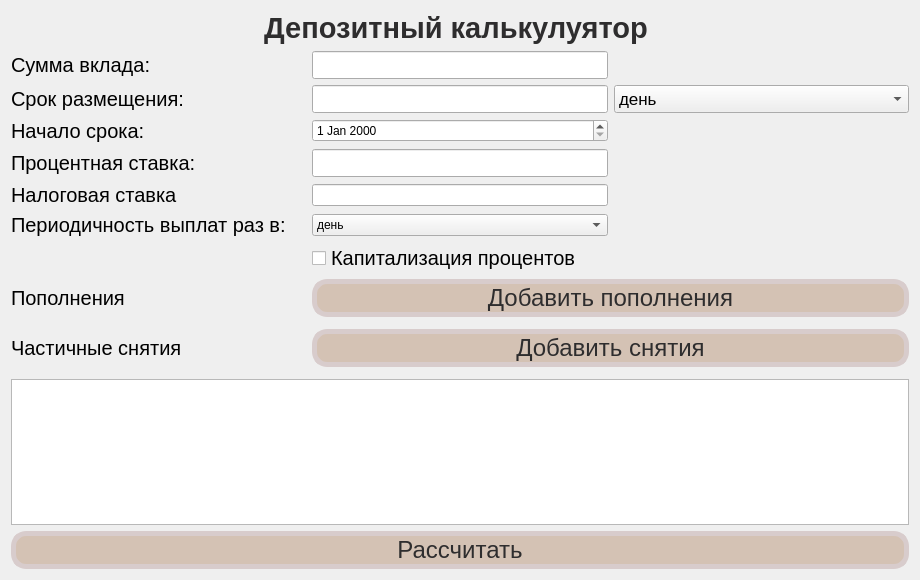
<?xml version="1.0" encoding="UTF-8"?>
<ui version="4.0">
 <class>DepositCalc</class>
 <widget class="QDialog" name="DepositCalc">
  <property name="geometry">
   <rect>
    <x>0</x>
    <y>0</y>
    <width>920</width>
    <height>580</height>
   </rect>
  </property>
  <property name="sizePolicy">
   <sizepolicy hsizetype="Minimum" vsizetype="Preferred">
    <horstretch>0</horstretch>
    <verstretch>0</verstretch>
   </sizepolicy>
  </property>
  <property name="windowTitle">
   <string>Dialog</string>
  </property>
  <layout class="QGridLayout" name="gridLayout">
   <item row="13" column="0" colspan="3">
    <widget class="QPushButton" name="calculate">
     <property name="font">
      <font>
       <pointsize>-1</pointsize>
      </font>
     </property>
     <property name="styleSheet">
      <string notr="true">QPushButton {
  font-size: 24px;
  text-align: center;
  color: #2e2d2e;
  background-color: #d4c2b4;
  border-radius: 15px;
  border: 5px solid #d8cccc;
}

QPushButton:pressed {
  background-color: #c4b6ab;
}</string>
     </property>
     <property name="text">
      <string>Рассчитать</string>
     </property>
    </widget>
   </item>
   <item row="8" column="1" colspan="2">
    <widget class="QPushButton" name="addRefill">
     <property name="font">
      <font>
       <pointsize>-1</pointsize>
      </font>
     </property>
     <property name="styleSheet">
      <string notr="true">QPushButton {
  font-size: 24px;
  text-align: center;
  color: #2e2d2e;
  background-color: #d4c2b4;
  border-radius: 15px;
  border: 5px solid #d8cccc;
}

QPushButton:pressed {
  background-color: #c4b6ab;
}</string>
     </property>
     <property name="text">
      <string>Добавить пополнения</string>
     </property>
    </widget>
   </item>
   <item row="2" column="2">
    <widget class="QComboBox" name="timeType">
     <property name="font">
      <font>
       <pointsize>13</pointsize>
      </font>
     </property>
     <item>
      <property name="text">
       <string>день</string>
      </property>
     </item>
     <item>
      <property name="text">
       <string>месяц</string>
      </property>
     </item>
     <item>
      <property name="text">
       <string>год</string>
      </property>
     </item>
    </widget>
   </item>
   <item row="3" column="0">
    <widget class="QLabel" name="startDateLabel">
     <property name="sizePolicy">
      <sizepolicy hsizetype="Minimum" vsizetype="Preferred">
       <horstretch>0</horstretch>
       <verstretch>0</verstretch>
      </sizepolicy>
     </property>
     <property name="font">
      <font>
       <pointsize>-1</pointsize>
      </font>
     </property>
     <property name="styleSheet">
      <string notr="true">QLabel{
font-size: 20px;
}</string>
     </property>
     <property name="text">
      <string>Начало срока:</string>
     </property>
    </widget>
   </item>
   <item row="5" column="0">
    <widget class="QLabel" name="taxRateLabel">
     <property name="sizePolicy">
      <sizepolicy hsizetype="Minimum" vsizetype="Preferred">
       <horstretch>0</horstretch>
       <verstretch>0</verstretch>
      </sizepolicy>
     </property>
     <property name="font">
      <font>
       <pointsize>-1</pointsize>
      </font>
     </property>
     <property name="styleSheet">
      <string notr="true">QLabel{
font-size: 20px;
}</string>
     </property>
     <property name="text">
      <string>Налоговая ставка</string>
     </property>
    </widget>
   </item>
   <item row="4" column="1">
    <widget class="QLineEdit" name="interestRate">
     <property name="sizePolicy">
      <sizepolicy hsizetype="Minimum" vsizetype="Fixed">
       <horstretch>0</horstretch>
       <verstretch>0</verstretch>
      </sizepolicy>
     </property>
     <property name="font">
      <font>
       <pointsize>13</pointsize>
      </font>
     </property>
    </widget>
   </item>
   <item row="3" column="1">
    <widget class="QDateEdit" name="startDate">
     <property name="sizePolicy">
      <sizepolicy hsizetype="Minimum" vsizetype="Fixed">
       <horstretch>0</horstretch>
       <verstretch>0</verstretch>
      </sizepolicy>
     </property>
    </widget>
   </item>
   <item row="8" column="0">
    <widget class="QLabel" name="refillLabel">
     <property name="font">
      <font>
       <pointsize>-1</pointsize>
      </font>
     </property>
     <property name="styleSheet">
      <string notr="true">QLabel{
font-size: 20px;
}</string>
     </property>
     <property name="text">
      <string>Пополнения</string>
     </property>
    </widget>
   </item>
   <item row="5" column="1">
    <widget class="QLineEdit" name="taxRate">
     <property name="sizePolicy">
      <sizepolicy hsizetype="Minimum" vsizetype="Fixed">
       <horstretch>0</horstretch>
       <verstretch>0</verstretch>
      </sizepolicy>
     </property>
    </widget>
   </item>
   <item row="10" column="1" colspan="2">
    <widget class="QPushButton" name="addPayoff">
     <property name="font">
      <font>
       <pointsize>-1</pointsize>
      </font>
     </property>
     <property name="styleSheet">
      <string notr="true">QPushButton {
  font-size: 24px;
  text-align: center;
  color: #2e2d2e;
  background-color: #d4c2b4;
  border-radius: 15px;
  border: 5px solid #d8cccc;
}

QPushButton:pressed {
  background-color: #c4b6ab;
}</string>
     </property>
     <property name="text">
      <string>Добавить снятия</string>
     </property>
    </widget>
   </item>
   <item row="2" column="1">
    <widget class="QLineEdit" name="time">
     <property name="sizePolicy">
      <sizepolicy hsizetype="Minimum" vsizetype="Fixed">
       <horstretch>0</horstretch>
       <verstretch>0</verstretch>
      </sizepolicy>
     </property>
     <property name="font">
      <font>
       <pointsize>13</pointsize>
      </font>
     </property>
    </widget>
   </item>
   <item row="2" column="0">
    <widget class="QLabel" name="timeLabel">
     <property name="sizePolicy">
      <sizepolicy hsizetype="Minimum" vsizetype="Preferred">
       <horstretch>0</horstretch>
       <verstretch>0</verstretch>
      </sizepolicy>
     </property>
     <property name="font">
      <font>
       <pointsize>-1</pointsize>
      </font>
     </property>
     <property name="styleSheet">
      <string notr="true">QLabel{
font-size: 20px;
}</string>
     </property>
     <property name="text">
      <string>Срок размещения:</string>
     </property>
    </widget>
   </item>
   <item row="6" column="0">
    <widget class="QLabel" name="payTimeLabel">
     <property name="sizePolicy">
      <sizepolicy hsizetype="Minimum" vsizetype="Preferred">
       <horstretch>0</horstretch>
       <verstretch>0</verstretch>
      </sizepolicy>
     </property>
     <property name="font">
      <font>
       <pointsize>-1</pointsize>
      </font>
     </property>
     <property name="styleSheet">
      <string notr="true">QLabel{
font-size: 20px;
}</string>
     </property>
     <property name="text">
      <string>Периодичность выплат раз в:</string>
     </property>
    </widget>
   </item>
   <item row="0" column="0" colspan="3">
    <widget class="QLabel" name="header">
     <property name="font">
      <font>
       <pointsize>22</pointsize>
       <weight>75</weight>
       <bold>true</bold>
      </font>
     </property>
     <property name="styleSheet">
      <string notr="true">QLabel {
color: #2e2d2e;
}</string>
     </property>
     <property name="text">
      <string>Депозитный калькулуятор </string>
     </property>
     <property name="alignment">
      <set>Qt::AlignCenter</set>
     </property>
    </widget>
   </item>
   <item row="1" column="0">
    <widget class="QLabel" name="sumLabel">
     <property name="sizePolicy">
      <sizepolicy hsizetype="Minimum" vsizetype="Preferred">
       <horstretch>0</horstretch>
       <verstretch>0</verstretch>
      </sizepolicy>
     </property>
     <property name="font">
      <font>
       <pointsize>-1</pointsize>
      </font>
     </property>
     <property name="styleSheet">
      <string notr="true">QLabel{
font-size: 20px;
}</string>
     </property>
     <property name="text">
      <string>Сумма вклада:</string>
     </property>
    </widget>
   </item>
   <item row="10" column="0">
    <widget class="QLabel" name="partialPayoffLabel">
     <property name="font">
      <font>
       <pointsize>-1</pointsize>
      </font>
     </property>
     <property name="styleSheet">
      <string notr="true">QLabel{
font-size: 20px;
}</string>
     </property>
     <property name="text">
      <string>Частичные снятия</string>
     </property>
    </widget>
   </item>
   <item row="11" column="0" colspan="3">
    <widget class="QFrame" name="payoffFrame">
     <property name="sizePolicy">
      <sizepolicy hsizetype="Preferred" vsizetype="Minimum">
       <horstretch>0</horstretch>
       <verstretch>0</verstretch>
      </sizepolicy>
     </property>
     <property name="frameShape">
      <enum>QFrame::StyledPanel</enum>
     </property>
     <property name="frameShadow">
      <enum>QFrame::Raised</enum>
     </property>
    </widget>
   </item>
   <item row="1" column="1">
    <widget class="QLineEdit" name="sum">
     <property name="sizePolicy">
      <sizepolicy hsizetype="Minimum" vsizetype="Fixed">
       <horstretch>0</horstretch>
       <verstretch>0</verstretch>
      </sizepolicy>
     </property>
     <property name="font">
      <font>
       <pointsize>13</pointsize>
      </font>
     </property>
    </widget>
   </item>
   <item row="12" column="0" colspan="3">
    <widget class="QTextEdit" name="result">
     <property name="font">
      <font>
       <pointsize>13</pointsize>
      </font>
     </property>
    </widget>
   </item>
   <item row="7" column="1">
    <widget class="QCheckBox" name="capitalisation">
     <property name="font">
      <font>
       <pointsize>-1</pointsize>
      </font>
     </property>
     <property name="styleSheet">
      <string notr="true">QCheckBox{
font-size: 20px;
}</string>
     </property>
     <property name="text">
      <string>Капитализация процентов</string>
     </property>
    </widget>
   </item>
   <item row="9" column="0" colspan="3">
    <widget class="QFrame" name="refillFrame">
     <property name="sizePolicy">
      <sizepolicy hsizetype="Preferred" vsizetype="Minimum">
       <horstretch>0</horstretch>
       <verstretch>0</verstretch>
      </sizepolicy>
     </property>
     <property name="frameShape">
      <enum>QFrame::StyledPanel</enum>
     </property>
     <property name="frameShadow">
      <enum>QFrame::Raised</enum>
     </property>
    </widget>
   </item>
   <item row="4" column="0">
    <widget class="QLabel" name="interestRateLabel">
     <property name="sizePolicy">
      <sizepolicy hsizetype="Minimum" vsizetype="Preferred">
       <horstretch>0</horstretch>
       <verstretch>0</verstretch>
      </sizepolicy>
     </property>
     <property name="font">
      <font>
       <pointsize>-1</pointsize>
      </font>
     </property>
     <property name="styleSheet">
      <string notr="true">QLabel{
font-size: 20px;
}</string>
     </property>
     <property name="text">
      <string>Процентная ставка:</string>
     </property>
    </widget>
   </item>
   <item row="6" column="1">
    <widget class="QComboBox" name="payTime">
     <property name="sizePolicy">
      <sizepolicy hsizetype="Minimum" vsizetype="Fixed">
       <horstretch>0</horstretch>
       <verstretch>0</verstretch>
      </sizepolicy>
     </property>
     <item>
      <property name="text">
       <string>день</string>
      </property>
     </item>
     <item>
      <property name="text">
       <string>месяц</string>
      </property>
     </item>
     <item>
      <property name="text">
       <string>год</string>
      </property>
     </item>
    </widget>
   </item>
  </layout>
 </widget>
 <resources/>
 <connections/>
</ui>
